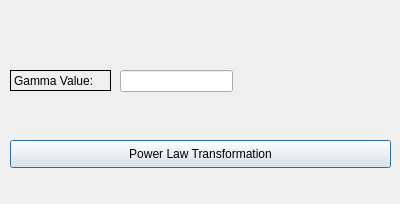
<?xml version="1.0" encoding="UTF-8"?>
<ui version="4.0">
 <class>PowerLaw_Dialog</class>
 <widget class="QDialog" name="PowerLaw_Dialog">
  <property name="geometry">
   <rect>
    <x>0</x>
    <y>0</y>
    <width>400</width>
    <height>204</height>
   </rect>
  </property>
  <property name="windowTitle">
   <string>Dialog</string>
  </property>
  <widget class="QLabel" name="GammaValLable">
   <property name="geometry">
    <rect>
     <x>10</x>
     <y>70</y>
     <width>101</width>
     <height>21</height>
    </rect>
   </property>
   <property name="cursor">
    <cursorShape>IBeamCursor</cursorShape>
   </property>
   <property name="autoFillBackground">
    <bool>true</bool>
   </property>
   <property name="frameShape">
    <enum>QFrame::Box</enum>
   </property>
   <property name="text">
    <string>Gamma Value:</string>
   </property>
  </widget>
  <widget class="QPushButton" name="Power_Law_Tran_Button">
   <property name="geometry">
    <rect>
     <x>10</x>
     <y>140</y>
     <width>381</width>
     <height>28</height>
    </rect>
   </property>
   <property name="text">
    <string>Power Law Transformation</string>
   </property>
  </widget>
  <widget class="QLineEdit" name="Gamma_val">
   <property name="geometry">
    <rect>
     <x>120</x>
     <y>70</y>
     <width>113</width>
     <height>22</height>
    </rect>
   </property>
   <property name="autoFillBackground">
    <bool>false</bool>
   </property>
   <property name="text">
    <string/>
   </property>
   <property name="clearButtonEnabled">
    <bool>true</bool>
   </property>
  </widget>
 </widget>
 <resources/>
 <connections/>
</ui>
